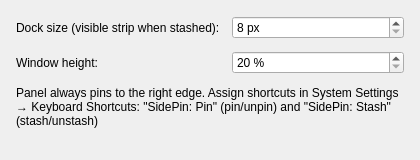
<?xml version="1.0" encoding="UTF-8"?>
<ui version="4.0">
 <class>SidePinConfig</class>
 <widget class="QWidget" name="SidePinConfig">
  <property name="geometry">
   <rect><x>0</x><y>0</y><width>420</width><height>160</height></rect>
  </property>
  <layout class="QFormLayout" name="formLayout">
   <property name="margin"><number>16</number></property>
   <property name="spacing"><number>12</number></property>
   <item row="0" column="0">
    <widget class="QLabel" name="labelDockSize">
     <property name="text"><string>Dock size (visible strip when stashed):</string></property>
    </widget>
   </item>
   <item row="0" column="1">
    <widget class="QSpinBox" name="kcfg_dockSize">
     <property name="minimum"><number>8</number></property>
     <property name="maximum"><number>60</number></property>
     <property name="singleStep"><number>4</number></property>
     <property name="suffix"><string> px</string></property>
    </widget>
   </item>
   <item row="1" column="0">
    <widget class="QLabel" name="labelHeight">
     <property name="text"><string>Window height:</string></property>
    </widget>
   </item>
   <item row="1" column="1">
    <widget class="QSpinBox" name="kcfg_heightPercent">
     <property name="minimum"><number>20</number></property>
     <property name="maximum"><number>100</number></property>
     <property name="singleStep"><number>5</number></property>
     <property name="suffix"><string> %</string></property>
    </widget>
   </item>
   <item row="2" column="0" colspan="2">
    <widget class="QLabel" name="labelHint">
     <property name="text">
      <string>Panel always pins to the right edge. Assign shortcuts in System Settings → Keyboard Shortcuts: "SidePin: Pin" (pin/unpin) and "SidePin: Stash" (stash/unstash)</string>
     </property>
     <property name="wordWrap"><bool>true</bool></property>
    </widget>
   </item>
  </layout>
 </widget>
 <resources/>
 <connections/>
</ui>
